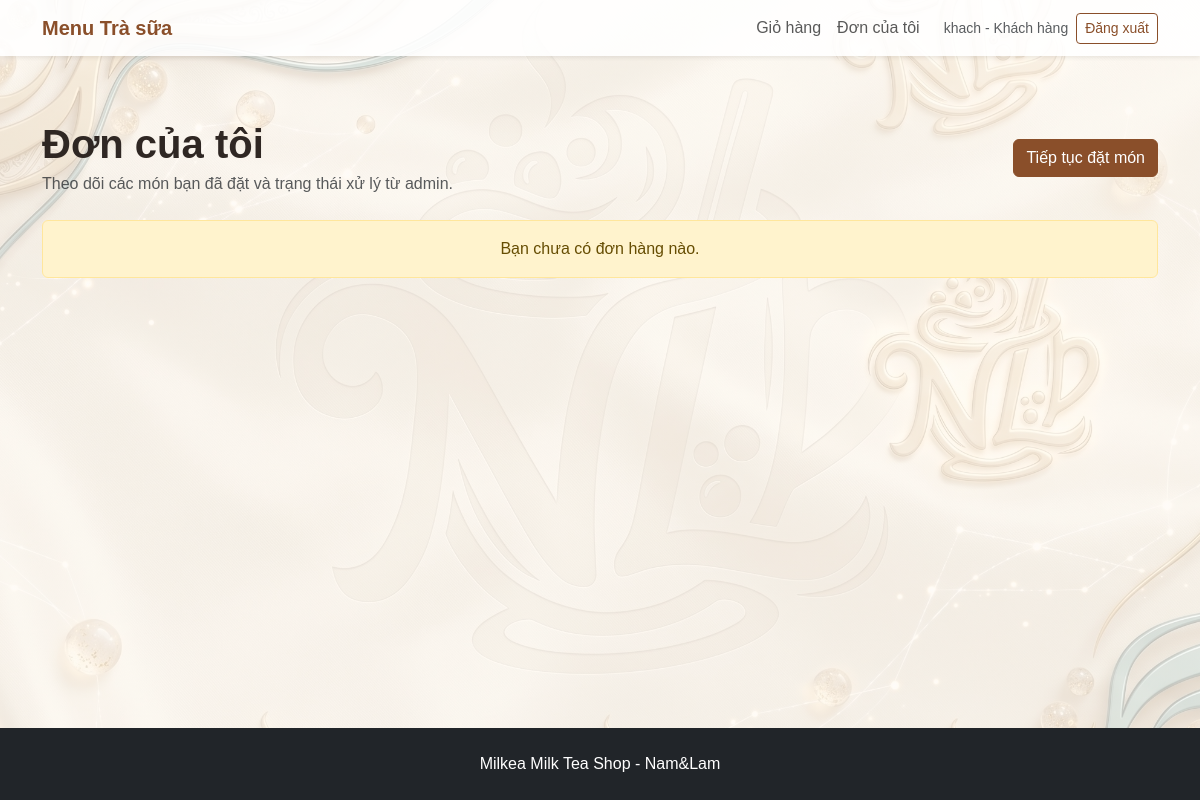
Page /my-orders (signed in) on the earlier database version.
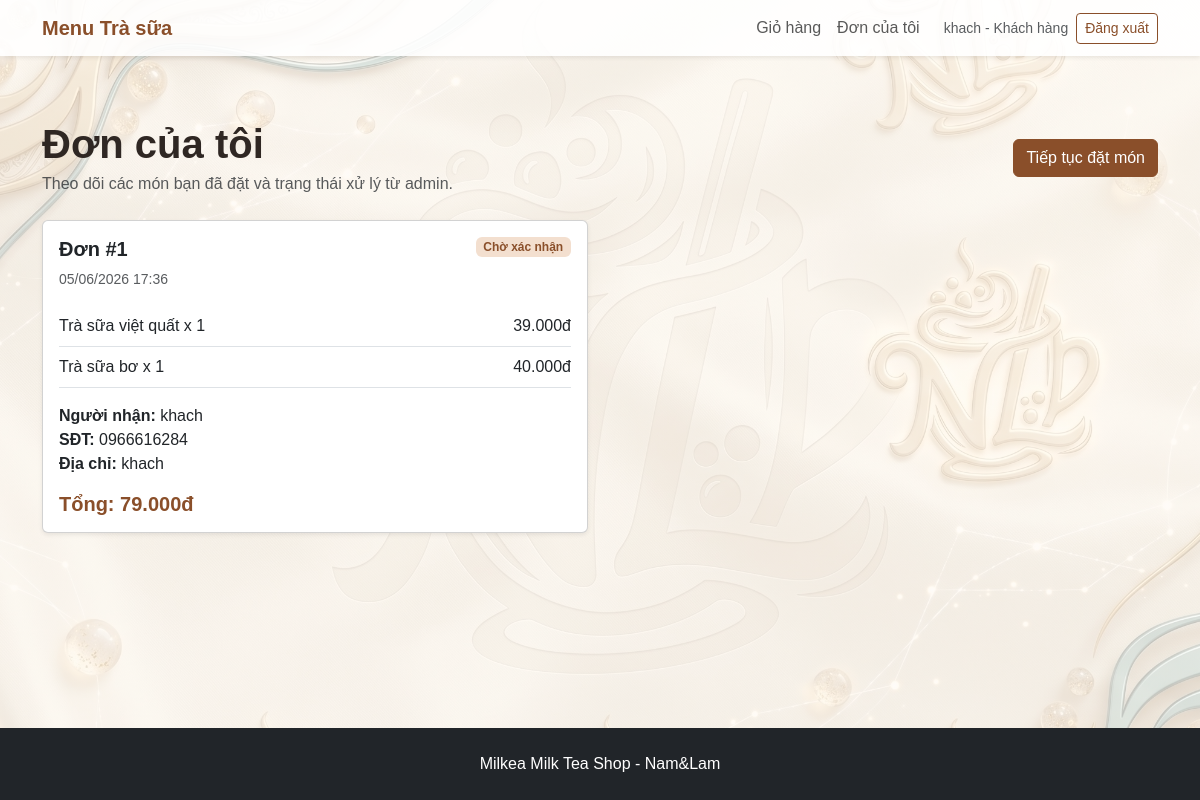
Same page on the later database version.
### milk_tea_shop/models.py (models this page shows)
class Order(db.Model):
    __tablename__ = "orders"
    id = db.Column(db.Integer, primary_key=True)
    user_id = db.Column(db.Integer, db.ForeignKey("users.id"), nullable=True)
    customer_name = db.Column(db.String(120), default="")
    phone = db.Column(db.String(30), default="")
    address = db.Column(db.String(255), default="")
    note = db.Column(db.Text, default="")
    total_price = db.Column(db.Integer, default=0)
    status = db.Column(db.String(50), default="Chờ xác nhận")
    created_at = db.Column(db.DateTime, default=datetime.utcnow)
    items = db.relationship("OrderItem", backref="order", lazy=True, cascade="all, delete-orphan")

class OrderItem(db.Model):
    __tablename__ = "order_items"
    id = db.Column(db.Integer, primary_key=True)
    order_id = db.Column(db.Integer, db.ForeignKey("orders.id"), nullable=False)
    product_id = db.Column(db.Integer, db.ForeignKey("products.id"), nullable=False)
    quantity = db.Column(db.Integer, default=1)
    price = db.Column(db.Integer, nullable=False)

class Product(db.Model):
    __tablename__ = "products"
    id = db.Column(db.Integer, primary_key=True)
    name = db.Column(db.String(120), nullable=False)
    category = db.Column(db.String(80), nullable=False)
    size = db.Column(db.String(50), default="M/L")
    topping = db.Column(db.String(120), default="Không")
    price = db.Column(db.Integer, nullable=False)
    description = db.Column(db.Text, default="")
    image = db.Column(db.String(255), default="")
    order_items = db.relationship("OrderItem", backref="product", lazy=True)

### milk_tea_shop/routes.py (the view)
@main_bp.route("/my-orders")
def my_orders():
    if not check_user():
        return redirect(url_for("main.login"))
    orders = Order.query.filter_by(
        user_id=session.get("user_id")
    ).order_by(Order.created_at.desc()).all()
    return render_template("my_orders.html", orders=orders)

### milk_tea_shop/routes.py (called while the page is built)
@main_bp.app_context_processor
def send_data_to_html():
    cart = session.get("cart", {})
    cart_count = 0
    for quantity in cart.values():
        try:
            cart_count += int(quantity)
        except:
            pass
    return {
        "money": money,
        "cart_count": cart_count
    }

def check_user():
    if "user_id" not in session:
        flash("Vui lòng đăng nhập trước.", "warning")
        return False
    if session.get("role") == "admin":
        flash("Admin chỉ dùng trang quản lý.", "warning")
        return False
    return True

### milk_tea_shop/templates/my_orders.html (shortened to what this page needs)
{% extends "base.html" %}
{% block content %}
<section class="container py-5">
    <div class="d-flex justify-content-between align-items-center mb-4">
        <div>
            <h1 class="fw-bold mb-1">Đơn của tôi</h1>
            <p class="text-muted mb-0">Theo dõi các món bạn đã đặt và trạng thái xử lý từ admin.</p>
        </div>
        <a href="{{ url_for('main.menu') }}" class="btn btn-brown">Tiếp tục đặt món</a>
    </div>
    <div class="row g-4">
        {% for o in orders %}
        <div class="col-md-6">
            <div class="card shadow-sm h-100 order-history-card">
                <div class="card-body">
                    <div class="d-flex justify-content-between align-items-start mb-2">
                        <h5 class="fw-bold mb-0">Đơn #{{ o.id }}</h5>
                        <span class="badge bg-brown-light text-brown">{{ o.status }}</span>
                    </div>
                    <p class="text-muted small mb-3">{{ o.created_at.strftime('%d/%m/%Y %H:%M') }}</p>
                    {% for item in o.items %}
                    <div class="d-flex justify-content-between border-bottom py-2">
                        <span>{{ item.product.name }} x {{ item.quantity }}</span>
                        <span>{{ "{:,.0f}".format(item.price * item.quantity).replace(',', '.') }}đ</span>
                    </div>
                    {% endfor %}
                    <div class="mt-3">
                        <div><strong>Người nhận:</strong> {{ o.customer_name }}</div>
                        <div><strong>SĐT:</strong> {{ o.phone }}</div>
                        <div><strong>Địa chỉ:</strong> {{ o.address }}</div>
                    </div>
                    <h5 class="text-brown fw-bold mt-3 mb-0">Tổng: {{ "{:,.0f}".format(o.total_price).replace(',', '.') }}đ</h5>
                </div>
            </div>
        </div>
        {% else %}
        <div class="col-12">
            <div class="alert alert-warning text-center">Bạn chưa có đơn hàng nào.</div>
        </div>
        {% endfor %}
    </div>
</section>
{% endblock %}

Differences in the rows shown:
now on this page (row edited): Order: id "1", status "Chờ xác nhận", created_at "05/06/2026 17:36", customer_name "khach", phone "0966616284", address "khach", total_price "79.000"
now on this page (row edited): OrderItem: product.name "Trà sữa việt quất", quantity "1", price+quantity "39.000"
now on this page (row edited): OrderItem: product.name "Trà sữa bơ", quantity "1", price+quantity "40.000"
Other differences:
text no longer shown: "Bạn chưa có đơn hàng nào."
